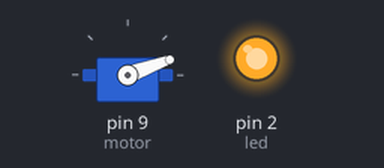
A sketch run on a simulated Arduino Uno, built with avr-gcc and run on an emulated ATmega328P. Shown: servo, output pins drawn as LEDs (lit = HIGH).

Above: at 0.1 s.
At 1.1 s:
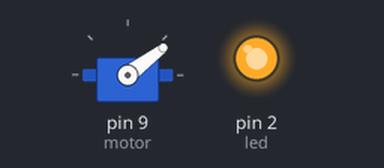
Timing chart, 0 to 2.6 s (numbered marks = the images above):
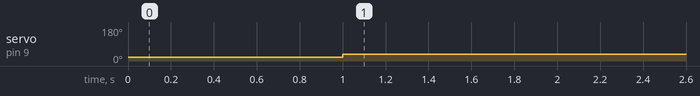

Measured:
- by itself, servo on pin 9 (motor): 20° → 37° at 1.0 s

The sketch:

motor_code.ino
```cpp
#include <Servo.h>

const int motor = 9;
const int led = 2;
Servo m1;

int speed = 0;

void setup()
{
  m1.attach(motor);
  m1.write(speed);

  pinMode(led, OUTPUT);
  digitalWrite(led, HIGH);

  m1.write(20);
  delay(1000);
  m1.write(37);
}

void loop()
{

}
```
